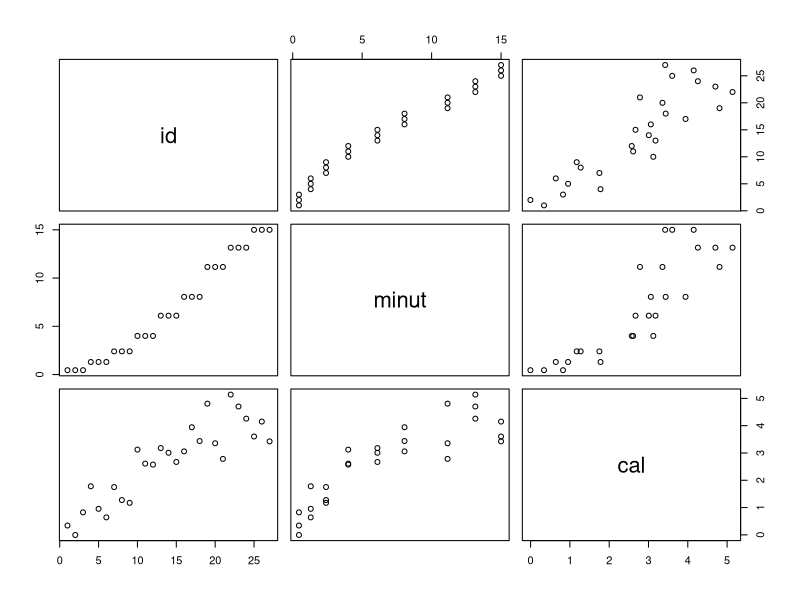
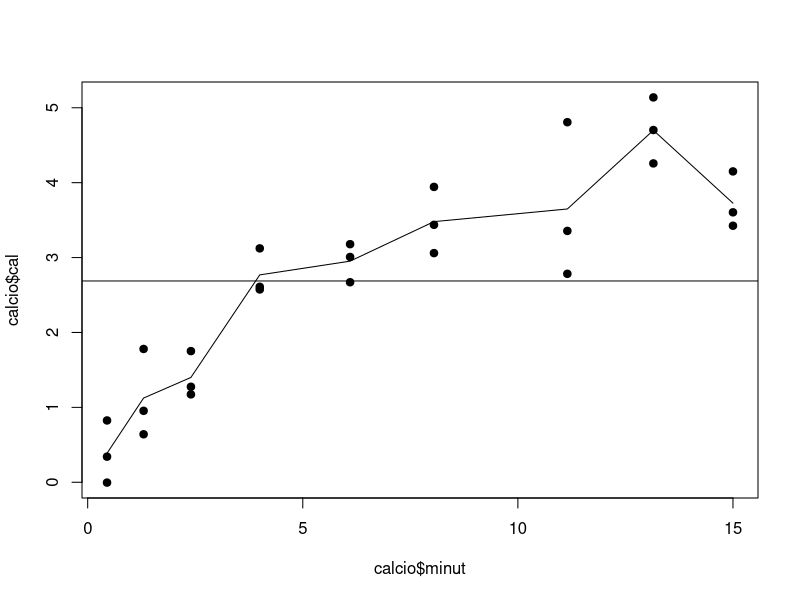
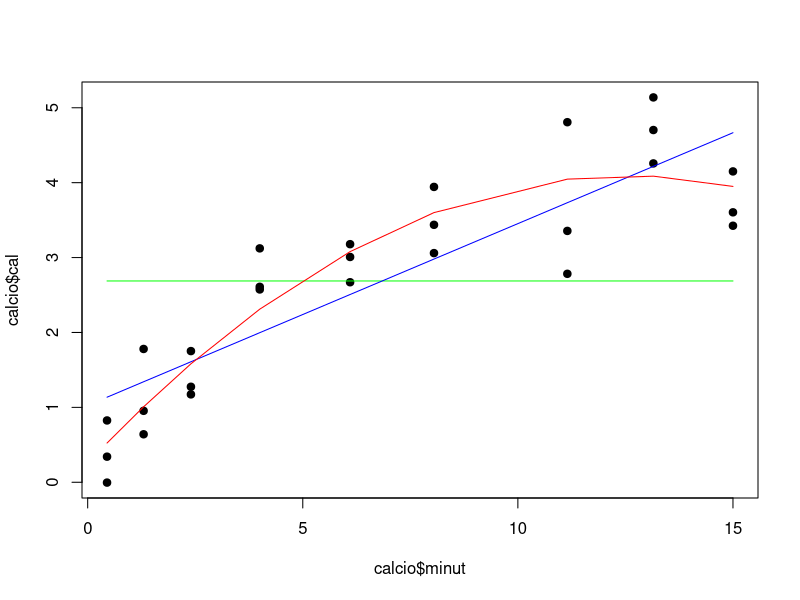
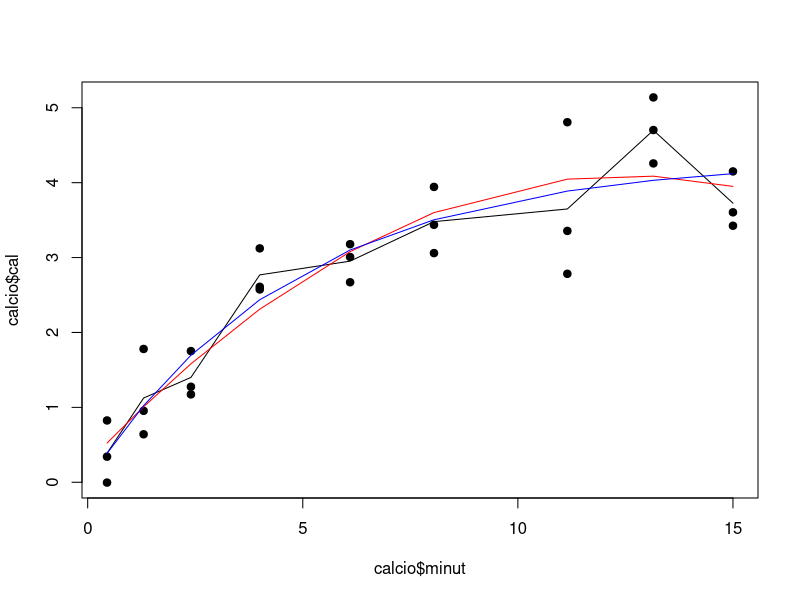

Source code (R) for these figures, in order:
# Calcio

rm(list = ls())

calcio <- read.table("datasets/calcio.txt", header = TRUE)

head(calcio, 5)
pairs(calcio)



null.value <- mean(calcio$cal)

## Ajustar el “full model” (medias de los nueve grupos)
full.levels <- unique(calcio$minut)
full.values <- tapply(calcio$cal, calcio$minut, mean)
full.sd <- sd(calcio$cal - rep(full.values, each=3))

plot(calcio$minut,calcio$cal, pch=19)
lines(full.levels, full.values)
abline(h=null.value)

mm0 <- lm(cal ~ 1, data = calcio)
summary(mm0)

mm1 <- lm(cal ~ minut, data = calcio)
summary(mm1)

mm2 <- lm(cal ~ poly(minut, 2), data = calcio)
summary(mm2)

plot(calcio$minut,calcio$cal, pch=19)
lines(calcio$minut, predict(mm0), col = "green")
lines(calcio$minut, predict(mm1), col = "blue")
lines(calcio$minut, predict(mm2), col = "red")

## Utilizar anova para realizar el test de falta de ajuste de mm2
anova(mm2)


## Probar modelo Exponencial
init <- list(b0=4, b1=4.3)
mmexp <- nls(cal ~ b0 * (1 - exp(-minut / b1)),  start = init, 
             data=calcio,  algorithm="port", lower=c(-Inf,10e-4), trace = TRUE)

summary(mmexp)
alpha <- 0.95

b0.var <- vcov(mmexp)[1, 1]
b1.var <- vcov(mmexp)[2, 2]

b0 <- coef(mmexp)[1]
b1 <- coef(mmexp)[2]

b0 + c(-1, 1) * qnorm(1 - alpha / 2) * sqrt(b0.var)
b1 + c(-1, 1) * qnorm(1 - alpha / 2) * sqrt(b1.var)

## Realizar un gáfico de dispersión con los tres modelos: full, polinomio de orden 2 y modelo exponencial.

plot(calcio$minut,calcio$cal, pch=19)
lines(full.levels, full.values)
lines(calcio$minut, predict(mm2), col = "red")
lines(calcio$minut, predict(mmexp), col = "blue")

## Calcular los errores estándar de los estimadores de los parámetros b0 y b1.
out <- summary(mmexp)
b <- out$coefficients[, 1]
b.errors <- out$coefficients[, 2]

## Calcular IC’s de WALD del 95% para β0 y β1
alpha <- 0.05

### IC para b0
b[1] + c(-1, 1) * b.errors[1] * qnorm(1 - alpha / 2)

### IC para b1
b[2] + c(-1, 1) * b.errors[2] * qnorm(1 - alpha / 2)

## Residuos tras el ajuste del modelo exponencial
sd(calcio$cal - predict(mmexp))
sd(residuals(mmexp))


## Comparación del modelo exponencial con el full saturado
AIC(mmexp)

mm.full <- lm(cal ~ factor(minut), data = calcio)
AIC(mm.full)

logLik(mm1)
logLik(mm1)
logLik(mmexp)
logLik(mm.full)
